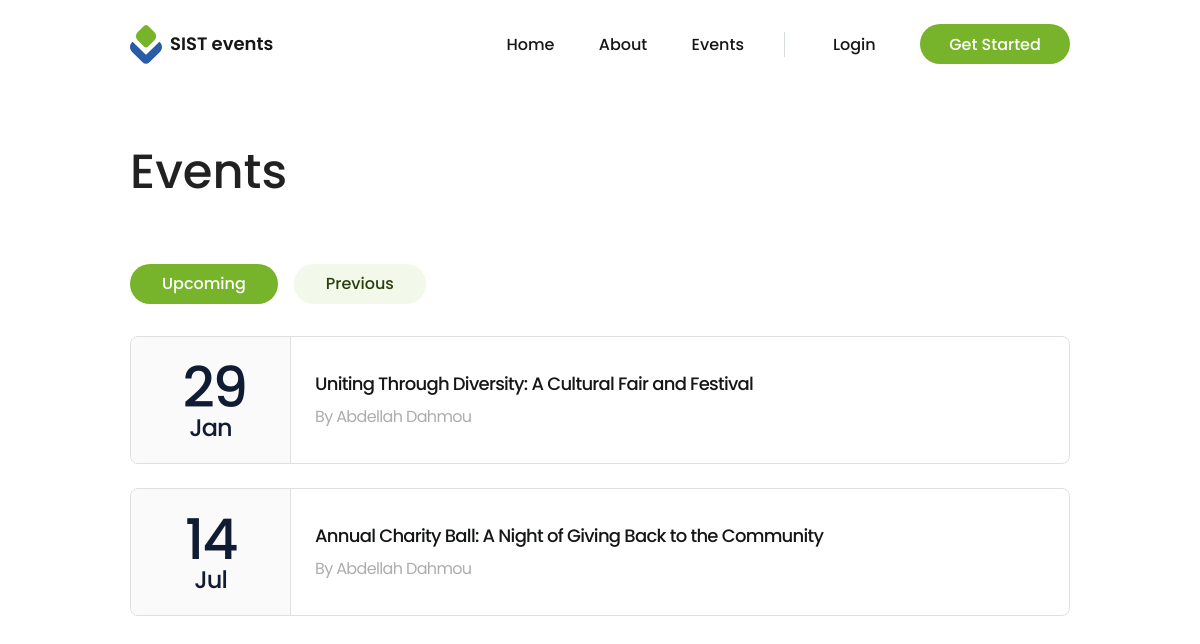
Screenshot of /events.php with the database file from the repository.
### tables this page shows
CREATE TABLE IF NOT EXISTS `event_details` (
  `event_id` int(11) NOT NULL AUTO_INCREMENT,
  `event_name` varchar(100) NOT NULL,
  `event_description` varchar(500) DEFAULT NULL,
  `event_category` varchar(50) DEFAULT NULL,
  `keywords` varchar(100) DEFAULT NULL,
  `video_url` varchar(100) DEFAULT NULL,
  `image_url` varchar(100) DEFAULT NULL,
  `start_date` date DEFAULT NULL,
  `end_date` date DEFAULT NULL,
  `user_id` int(11) NOT NULL,
  PRIMARY KEY (`event_id`),
  KEY `user_id` (`user_id`)
);

CREATE TABLE IF NOT EXISTS `users` (
  `user_id` int(11) NOT NULL AUTO_INCREMENT,
  `username` varchar(20) NOT NULL,
  `password` varchar(10) NOT NULL,
  `title` varchar(10) NOT NULL,
  `first_name` varchar(50) NOT NULL,
  `last_name` varchar(50) NOT NULL,
  `gender` varchar(6) NOT NULL,
  `address1` varchar(50) NOT NULL,
  `address2` varchar(50) NOT NULL,
  `address3` varchar(50) NOT NULL,
  `postcode` varchar(10) NOT NULL,
  `description` varchar(200) NOT NULL,
  `email` varchar(100) NOT NULL,
  `telephone` varchar(15) NOT NULL,
  `profile_url` varchar(100) NOT NULL,
  PRIMARY KEY (`user_id`)
);

### events.php (the view, shortened to what this page needs)
<?php
$today = new DateTime();
$mysqli = require __DIR__ . "/includes/db.php";
$eventsSQL = "SELECT * FROM event_details";
?>
<!DOCTYPE html>
<html lang="en">
<head>
    <link rel="stylesheet" href="./styles/scss/main.css"/>
</head>
<body>
<div class="nav-container">
    <nav>
        <div class="logo">
            <a href="index.php">
                <img
                        src="./assets/icons/SIST Events Logo.svg"
                        alt="SIST Events Logo"
                />
                <h6 class="logo-title">SIST events</h6>
            </a>
        </div>
        <div class="links-holder">
            <div class="links hide-for-tablet">
                <a href="index.php">Home</a>
                <a href="./about.php">About</a>
                <a href="events.php">Events</a>
            </div>
            <div class="nav-cta">
                <a href="login-page.php">Login</a>
                <button onclick="window.location.href = 'register.php'">Get Started</button>
            </div>
        </div>
    </nav>
</div>
<div class="events-page-container">
    <h2>Events</h2>
    <div class="events-controller">
        <button>Upcoming</button>
        <button class="secondary-btn">Previous</button>
    </div>
    <div class="upcoming">
        <?php
        $res = $mysqli->query($eventsSQL);
        while ($row = $res->fetch_assoc()) { ?>
            <?php if ($today < new DateTime($row["start_date"])) { ?>
                <a href="event-page.php?event-id=<?php echo $row['event_id'] ?>">
                    <div class="event">
                        <div class="event-date">
                            <?php $dateObj = DateTime::createFromFormat('!m', explode("-", $row["start_date"])[1]);
                            $monthName = $dateObj->format('M'); ?>
                            <p class="day"><?php echo explode("-", $row["start_date"])[2] ?></p>
                            <p class="month"><?php echo $monthName ?></p>
                        </div>
                        <div class="event-details">
                            <p class="event-title">
                                <?php echo $row["event_name"] ?>
                            </p>
                            <p class="event-author">
                                <?php  $sql = "SELECT * FROM users WHERE user_id = {$row["user_id"]}";
                                $result = $mysqli->query($sql);
                                $user = $result->fetch_assoc(); ?>
                                By <?php echo $user["first_name"] ?> <?php echo $user["last_name"] ?></p>
                        </div>
                    </div>
                </a>
            <?php } ?>
            <?php
        }; ?>
    </div>
</div>
</body>
</html>

### styles/scss/main.css (style rules this page uses)
html { scroll-behavior: smooth; }
* { margin: 0; padding: 0; box-sizing: border-box; }
body { font-family: "Poppins", sans-serif; color: #151617; }
h2 { font-family: "Poppins", sans-serif; font-size: 48px; font-weight: 500; }
h6 { font-weight: 500; font-size: 24px; color: #151617; }
p { letter-spacing: -0.04em; font-weight: 500; color: #2d3445; }
a { text-decoration: none; color: #151617; cursor: pointer; }
button { height: 40px; padding: 8px 16px; font-family: "Poppins", sans-serif; font-weight: 500; font-size: 16px; color: white; background-color: #78B42B; outline: none; border: none; cursor: pointer; transition: all 0.2s ease-in-out; border-radius: 32px; }
.secondary-btn { color: #2A3F0F; background: #F2F8EA; }
.nav-container { width: 100%; background-color: white; margin: 0 auto; display: flex; align-items: center; justify-content: center; }
nav { width: 95%; height: 88px; max-width: 940px; background-color: white; margin: 0 auto; display: flex; align-items: center; justify-content: space-between; position: relative; }
nav .logo a { display: flex; align-items: center; justify-content: center; gap: 8px; }
nav .logo h6 { font-size: 18px; font-weight: 600; }
nav a { font-weight: 500; font-size: 16px; line-height: 16px; }
nav .links-holder { display: flex; align-items: center; justify-content: center; }
nav .links-holder .links { border-right: 1px solid #d7dce1; margin-right: 48px; }
nav .links-holder .links a { margin-right: 40px; }
nav .links-holder .nav-cta a { margin-right: 40px; }
nav .links-holder .nav-cta button { width: 150px; }
.events-page-container { max-width: 940px; margin: 48px auto; }
.events-page-container h2 { color: #212121; margin-bottom: 56px; }
.events-page-container .events-controller { width: 100%; display: flex; align-items: center; justify-content: flex-start; gap: 16px; margin-bottom: 32px; }
.events-page-container .events-controller button { padding: 8px 32px; line-height: 16px; font-weight: 500; }
.events-page-container .event { height: 128px; margin-bottom: 24px; display: flex; align-items: center; justify-content: flex-start; border-radius: 8px; border: 1px solid #E0E0E0; gap: 24px; transition: all 0.2s ease-in-out; }
.events-page-container .event .event-date { min-width: 160px; height: 100%; border-radius: 8px 0 0 8px; border-right: 1px solid #E0E0E0; background-color: #FAFAFA; display: flex; align-items: center; justify-content: center; flex-direction: column; gap: 8px; }
.events-page-container .event .event-date .day { width: 56px; line-height: 48px; text-align: center; color: #101C33; font-size: 56px; letter-spacing: -0.04em; }
.events-page-container .event .event-date .month { font-size: 24px; text-align: center; line-height: 16px; color: #101C33; letter-spacing: -0.04em; }
.events-page-container .event .event-details .event-title { max-width: 729px; font-weight: 500; font-size: 18px; line-height: 24px; color: #151617; }
.events-page-container .event .event-details .event-author { margin-top: 8px; color: #ADADAD; font-weight: 400; }
::placeholder { color: #ADADAD; font-family: "Poppins", sans-serif; font-weight: 400; }

### rows the page displays
event_details: start_date "29", start_date "Jan", event_name "Uniting Through Diversity: A Cultural Fair and Festival", user.first_name "Abdellah", user.last_name "Dahmou"
event_details: start_date "14", start_date "Jul", event_name "Annual Charity Ball: A Night of Giving Back to the Community", user.first_name "Abdellah", user.last_name "Dahmou"
